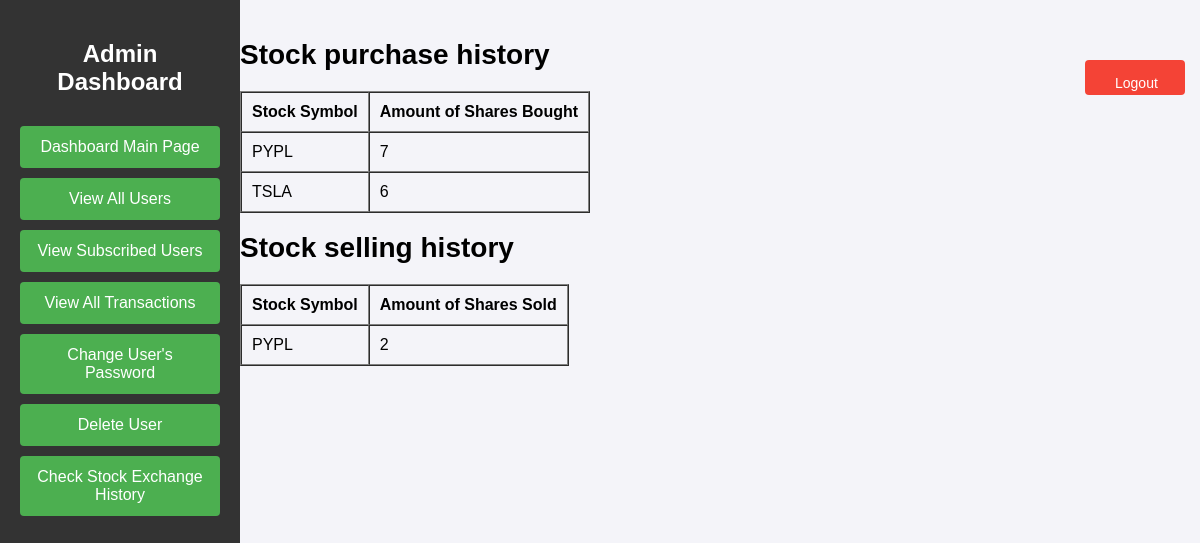
Screenshot of /stock_record_analysis with the database file from the repository.
### tables this page shows
CREATE TABLE stocks (
            id INTEGER PRIMARY KEY AUTOINCREMENT,
            userid INTEGER,
            stock_symbol TEXT,
            num_of_shares INTEGER,
            date_time TEXT,
            FOREIGN KEY (userid) REFERENCES users(id)
        );

### app/routes.py (the view)
@bp.route('/stock_record_analysis', methods=['GET', 'POST'])
def stock_record_analysis():
    stock_buy_agg = admin_stock_record_buy()
    stock_sell_agg = admin_stock_record_sell()
    return render_template('stock_record_analysis.html', stock_buy = stock_buy_agg, stock_sell = stock_sell_agg)

### app/database_helper.py (called while the page is built)
def admin_stock_record_buy():
    conn = sqlite3.connect(DB_NAME)
    cursor = conn.cursor()
    cursor.execute("""SELECT stock_symbol, SUM(num_of_shares) as num_purchased
                   FROM stocks
                   WHERE num_of_shares > 0
                   GROUP BY stock_symbol
                   ORDER BY num_purchased DESC"""
                   )
    records = cursor.fetchall()
    conn.close()
    return records

def admin_stock_record_sell():
    conn = sqlite3.connect(DB_NAME)
    cursor = conn.cursor()
    cursor.execute("""SELECT stock_symbol, -1 * SUM(num_of_shares) as num_sold
                   FROM stocks
                   WHERE num_of_shares < 0
                   GROUP BY stock_symbol
                   ORDER BY num_sold DESC"""
                   )
    records = cursor.fetchall()
    conn.close()
    return records

### app/templates/stock_record_analysis.html (shortened to what this page needs)
<!DOCTYPE html>
<html lang="en">
<head>
    <link rel="stylesheet" href="{{ url_for('static', filename='style.css') }}">
</head>
<body>
    <button style="width: 100px; height:35px;" class="logout-button" onclick="window.location.href='{{ url_for('auth.logout') }}'">Logout</button>
    <div class="sidebar">
        <h2>Admin Dashboard</h2>
        <form action="{{ url_for('main.admin_dashboard') }}" method="get">
            <button type="submit" class="sidebar-button">Dashboard Main Page</button>
        </form>
        <form action="{{ url_for('main.view_users') }}" method="get">
            <button type="submit" class="sidebar-button">View All Users</button>
        </form>
        <form action="{{ url_for('main.view_subscribed_users') }}" method="get">
            <button type="submit" class="sidebar-button">View Subscribed Users</button>
        </form>
        <form action="{{ url_for('main.view_transactions') }}" method="get">
            <button type="submit" class="sidebar-button">View All Transactions</button>
        </form>
        <form action="{{ url_for('main.change_user_password') }}" method="get">
            <button type="submit" class="sidebar-button">Change User's Password</button>
        </form>
        <form action="{{ url_for('main.delete_user') }}" method="get">
            <button type="submit" class="sidebar-button">Delete User</button>
        </form>
        <form action="{{ url_for('main.stock_record_analysis') }}" method="get">
            <button type="submit" class="sidebar-button">Check Stock Exchange History</button>
        </form>
    </div>
    <div class="content">
        <h1>Stock purchase history</h1>
        <table border="1" cellpadding="10" cellspacing="0" class="user-table">
            <thead>
                <tr>
                    <th>Stock Symbol</th>
                    <th>Amount of Shares Bought</th>
                </tr>
            </thead>
            <tbody>
                {% for stock in stock_buy %}
                    <tr>
                        <td>{{ stock[0] }}</td>
                        <td>{{ stock[1] }}</td>
                    </tr>
                {% endfor %}
            </tbody>
        </table>
        <h1>Stock selling history</h1>
        <table border="1" cellpadding="10" cellspacing="0" class="user-table">
            <thead>
                <tr>
                    <th>Stock Symbol</th>
                    <th>Amount of Shares Sold</th>
                </tr>
            </thead>
            <tbody>
                {% for stock in stock_sell %}
                    <tr>
                        <td>{{ stock[0] }}</td>
                        <td>{{ stock[1] }}</td>
                    </tr>
                {% endfor %}
            </tbody>
        </table>
    </div>
</body>
</html>

### app/static/style.css (style rules this page uses)
body { font-family: Arial, sans-serif; background-color: #f4f4f9; margin: 0; padding: 0; }
.sidebar { width: 200px; background-color: #333; position: fixed; top: 0; left: 0; height: 100%; color: white; padding: 20px; }
.sidebar h2 { text-align: center; color: #fff; }
.content { margin-left: 220px; padding: 20px; position: relative; }
h1 { font-size: 28px; margin-bottom: 20px; }
button { width: 100%; padding: 12px; background-color: #4CAF50; border: none; border-radius: 4px; color: white; font-size: 16px; cursor: pointer; margin-top: 10px; transition: background-color 0.3s; }
.logout-button { position: absolute; top: 50px; right: 15px; padding: 15px 30px; background-color: #f44336; color: white; font-size: 14px; border: none; border-radius: 4px; cursor: pointer; transition: background-color 0.3s; z-index: 10; }

### rows the page displays
stocks: stock_symbol "PYPL", num_of_shares "7"
stocks: stock_symbol "TSLA", num_of_shares "6"

### other values shown
{{ stock[0] }} "PYPL"
{{ stock[1] }} "2"
